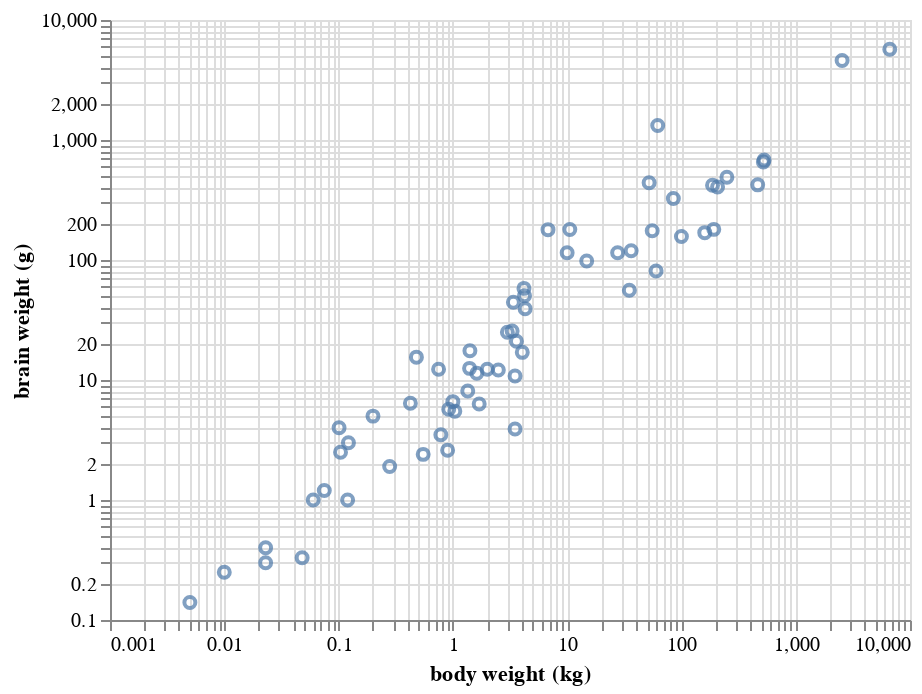

The notebook cell this image was saved under:
### Markdown cell above
## Step 4: Explore

A simple transformation of the axes reveals a clearer pattern.

### Code cell
# plot
alt.Chart(bb_weights).mark_point().encode(
    x = alt.X('body_wt', scale = alt.Scale(type = 'log'), title = 'body weight (kg)'),
    y = alt.Y('brain_wt', scale = alt.Scale(type = 'log'), title = 'brain weight (g)')
)

### Figure 1 — Vega-Lite specification as saved in the notebook (floating-point values rounded to 4 significant figures)
{"config": {"view": {"continuousWidth": 400, "continuousHeight": 300}}, "data": {"name": "data-4565ec002b3109a3cd2880d42286d36d"}, "mark": "point", "encoding": {"x": {"type": "quantitative", "field": "body_wt", "scale": {"type": "log"}, "title": "body weight (kg)"}, "y": {"type": "quantitative", "field": "brain_wt", "scale": {"type": "log"}, "title": "brain weight (g)"}}, "$schema": "https://vega.github.io/schema/vega-lite/v4.8.1.json", "datasets": {"data-4565ec002b3109a3cd2880d42286d36d": [{"species": "Africanelephant", "body_wt": 6654.0, "brain_wt": 5712.0}, {"species": "Africangiantpouchedrat", "body_wt": 1.0, "brain_wt": 6.6}, {"species": "ArcticFox", "body_wt": 3.385, "brain_wt": 44.5}, {"species": "Arcticgroundsquirrel", "body_wt": 0.92, "brain_wt": 5.7}, {"species": "Asianelephant", "body_wt": 2547.0, "brain_wt": 4603.0}, {"species": "Baboon", "body_wt": 10.55, "brain_wt": 179.5}, {"species": "Bigbrownbat", "body_wt": 0.023, "brain_wt": 0.3}, {"species": "Braziliantapir", "body_wt": 160.0, "brain_wt": 169.0}, {"species": "Cat", "body_wt": 3.3, "brain_wt": 25.6}, {"species": "Chimpanzee", "body_wt": 52.16, "brain_wt": 440.0}, {"species": "Chinchilla", "body_wt": 0.425, "brain_wt": 6.4}, {"species": "Cow", "body_wt": 465.0, "brain_wt": 423.0}, {"species": "Deserthedgehog", "body_wt": 0.55, "brain_wt": 2.4}, {"species": "Donkey", "body_wt": 187.1, "brain_wt": 419.0}, {"species": "EasternAmericanmole", "body_wt": 0.075, "brain_wt": 1.2}, {"species": "Echidna", "body_wt": 3.0, "brain_wt": 25.0}, {"species": "Europeanhedgehog", "body_wt": 0.785, "brain_wt": 3.5}, {"species": "Galago", "body_wt": 0.2, "brain_wt": 5.0}, {"species": "Genet", "body_wt": 1.41, "brain_wt": 17.5}, {"species": "Giantarmadillo", "body_wt": 60.0, "brain_wt": 81.0}, {"species": "Giraffe", "body_wt": 529.0, "brain_wt": 680.0}, {"species": "Goat", "body_wt": 27.66, "brain_wt": 115.0}, {"species": "Goldenhamster", "body_wt": 0.12, "brain_wt": 1.0}, {"species": "Gorilla", "body_wt": 207.0, "brain_wt": 406.0}, {"species": "Grayseal", "body_wt": 85.0, "brain_wt": 325.0}, {"species": "Graywolf", "body_wt": 36.33, "brain_wt": 119.5}, {"species": "Groundsquirrel", "body_wt": 0.101, "brain_wt": 4.0}, {"species": "Guineapig", "body_wt": 1.04, "brain_wt": 5.5}, {"species": "Horse", "body_wt": 521.0, "brain_wt": 655.0}, {"species": "Jaguar", "body_wt": 100.0, "brain_wt": 157.0}, {"species": "Kangaroo", "body_wt": 35.0, "brain_wt": 56.0}, {"species": "Lessershort-tailedshrew", "body_wt": 0.005, "brain_wt": 0.14}, {"species": "Littlebrownbat", "body_wt": 0.01, "brain_wt": 0.25}, {"species": "Man", "body_wt": 62.0, "brain_wt": 1320.0}, {"species": "Molerat", "body_wt": 0.122, "brain_wt": 3.0}, {"species": "Mountainbeaver", "body_wt": 1.35, "brain_wt": 8.1}, {"species": "Mouse", "body_wt": 0.023, "brain_wt": 0.4}, {"species": "Muskshrew", "body_wt": 0.048, "brain_wt": 0.33}, {"species": "NAmericanopossum", "body_wt": 1.7, "brain_wt": 6.3}, {"species": "Nine-bandedarmadillo", "body_wt": 3.5, "brain_wt": 10.8}, {"species": "Okapi", "body_wt": 250.0, "brain_wt": 490.0}, {"species": "Owlmonkey", "body_wt": 0.48, "brain_wt": 15.5}, {"species": "Patasmonkey", "body_wt": 10.0, "brain_wt": 115.0}, {"species": "Phanlanger", "body_wt": 1.62, "brain_wt": 11.4}, {"species": "Pig", "body_wt": 192.0, "brain_wt": 180.0}, {"species": "Rabbit", "body_wt": 2.5, "brain_wt": 12.1}, {"species": "Raccoon", "body_wt": 4.288, "brain_wt": 39.2}, {"species": "Rat", "body_wt": 0.28, "brain_wt": 1.9}, {"species": "Redfox", "body_wt": 4.235, "brain_wt": 50.4}, {"species": "Rhesusmonkey", "body_wt": 6.8, "brain_wt": 179.0}, {"species": "Rockhyrax(Heterob)", "body_wt": 0.75, "brain_wt": 12.3}, {"species": "Rockhyrax(Procaviahab)", "body_wt": 3.6, "brain_wt": 21.0}, {"species": "Roedeer", "body_wt": 14.83, "brain_wt": 98.2}, {"species": "Sheep", "body_wt": 55.5, "brain_wt": 175.0}, {"species": "Slowloris", "body_wt": 1.4, "brain_wt": 12.5}, {"species": "Starnosedmole", "body_wt": 0.06, "brain_wt": 1.0}, {"species": "Tenrec", "body_wt": 0.9, "brain_wt": 2.6}, {"species": "Treehyrax", "body_wt": 2.0, "brain_wt": 12.3}, {"species": "Treeshrew", "body_wt": 0.104, "brain_wt": 2.5}, {"species": "Vervet", "body_wt": 4.19, "brain_wt": 58.0}, {"species": "Wateropossum", "body_wt": 3.5, "brain_wt": 3.9}, {"species": "Yellow-belliedmarmot", "body_wt": 4.05, "brain_wt": 17.0}]}}
